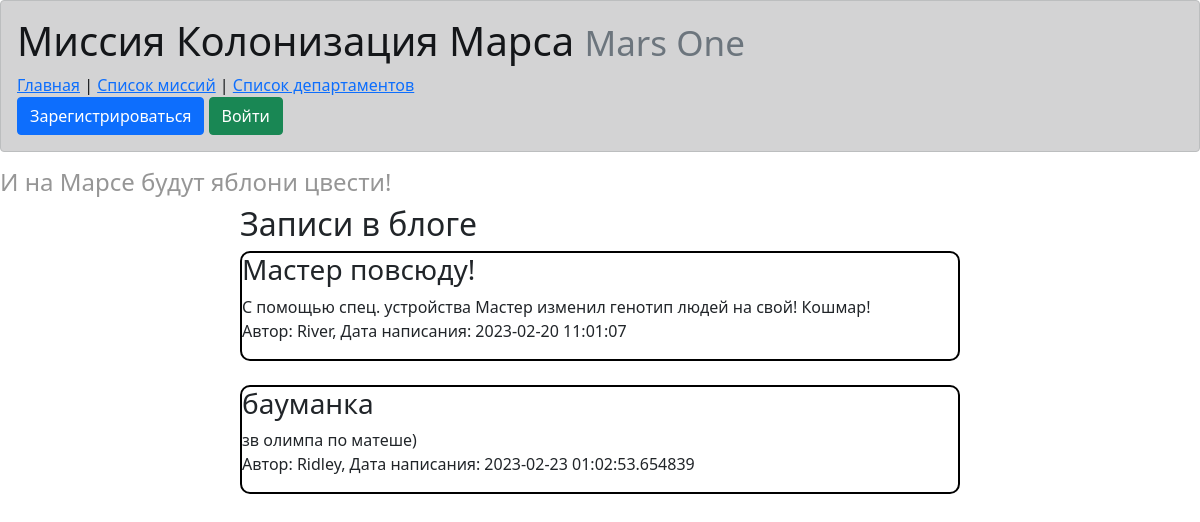
The page /index on the database as committed earlier.
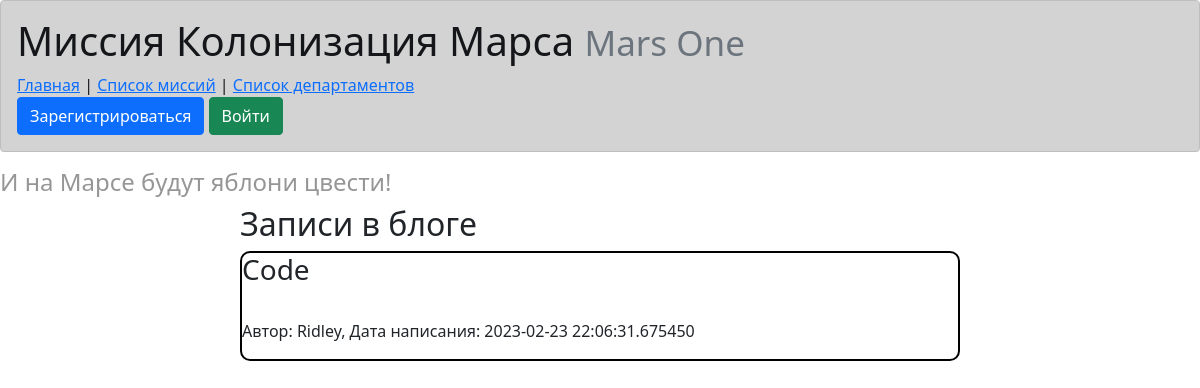
The same page on the database as committed later.
### data/news.py (models this page shows)
class News(SqlAlchemyBase):
    __tablename__ = 'news'
    id = sqlalchemy.Column(sqlalchemy.Integer,
                           primary_key=True, autoincrement=True)
    title = sqlalchemy.Column(sqlalchemy.String, nullable=True)
    content = sqlalchemy.Column(sqlalchemy.String, nullable=True)
    created_date = sqlalchemy.Column(sqlalchemy.DateTime,
                                     default=datetime.datetime.now)
    is_private = sqlalchemy.Column(sqlalchemy.Boolean, default=True)
    user_id = sqlalchemy.Column(sqlalchemy.Integer,
                                sqlalchemy.ForeignKey("users.id"))
    user = orm.relationship('User')

### data/users.py (models this page shows, shortened)
class User(SqlAlchemyBase, UserMixin):
    __tablename__ = 'users'
    id = sqlalchemy.Column(sqlalchemy.Integer, primary_key=True, autoincrement=True)
    surname = sqlalchemy.Column(sqlalchemy.String, nullable=True)
    name = sqlalchemy.Column(sqlalchemy.String, nullable=True)
    age = sqlalchemy.Column(sqlalchemy.Integer, nullable=True)
    position = sqlalchemy.Column(sqlalchemy.String, nullable=True)
    speciality = sqlalchemy.Column(sqlalchemy.String, nullable=True)
    address = sqlalchemy.Column(sqlalchemy.String, nullable=True)
    email = sqlalchemy.Column(sqlalchemy.String, nullable=False, unique=True, index=True)
    hashed_password = sqlalchemy.Column(sqlalchemy.String, nullable=True)
    modified_date = sqlalchemy.Column(sqlalchemy.DateTime, default=datetime.datetime.now)

### main.py (the view)
@app.route('/')
@app.route('/index')
def base():
    db_sess = db_session.create_session()
    if current_user.is_authenticated:
        news = db_sess.query(News).filter(
            (News.user == current_user) | (News.is_private != True))
    else:
        news = db_sess.query(News).filter(News.is_private != True)
    return render_template('common.html', news=news)

### data/db_session.py (called while the page is built)
def create_session() -> Session:
    global __factory
    return __factory()

### templates/common.html (shortened to what this page needs)
{% extends "base.html" %}
{% block content %}
<h2>Записи в блоге</h2>
<div id="news">
    {% for new in news %}
        <div class="post">
            <h3 class="news_title">{{ new.title }}</h3>{% if new.is_private %}&emsp;<p class="private_flag">Видите только вы</p>{% endif %}
            <p>{{ new.content }}<br/>
            Автор: {{ new.user.name }}, Дата написания: {{ new.created_date }}</p>
        </div>
    <br/>
    {% endfor %}
</div>
{% endblock %}

### templates/base.html (shortened to what this page needs)
<!DOCTYPE html>
<html lang="en">
<head>
    <link rel="stylesheet" href="/static/css/style.css"/>
    <link rel="stylesheet"
          href="https://cdn.jsdelivr.net/npm/bootstrap@5.0.0-beta1/dist/css/bootstrap.min.css"
>
</head>
<body>
<nav>
<div class="alert alert-dark" role="alert">
    <h1>Миссия Колонизация Марса
        <small class="text-muted">Mars One</small>
    </h1>
<a href="/">Главная</a> | <a href="/jobs">Список миссий</a> | <a href="/departments">Список департаментов</a><br/>
<a>
{% if current_user.is_authenticated %}
    <a class="navbar-brand" href="/logout">{{ current_user.name }}</a>
{% else %}
    <a>
        <a class="btn btn-primary " href="/register">Зарегистрироваться</a>
        <a class="btn btn-success" href="/login">Войти</a>
    </a>
{% endif %}
</a>
</div>
</nav>
<h4>И на Марсе будут яблони цвести!</h4>
{% block content %}{% endblock %}
</body>
</html>

### static/css/style.css (style rules this page uses)
h4 { color: rgb(150, 150, 150); }
h2 { margin-left: 20%; }
.news_title { display:inline-block; }
h3 { display: table; margin: 0 auto; }
a { color: #4a0000; }
#news { max-width: 60%; margin-left: 20%; margin-right: 20%; }
.post { border: 2px solid black; border-radius: 10px; }

Rows that differ between the two databases and show on the page:
no longer on this page (row edited): News: title "Мастер повсюду!", content "С помощью спец. устройства Мастер изменил генотип людей на свой! Кошмар!", user.name "River", created_date "2023-02-20 11:01:07"
removed News: title "бауманка", content "зв олимпа по матеше)", user.name "Ridley", created_date "2023-02-23 01:02:53.654839"
added News: title "Code", user.name "Ridley", created_date "2023-02-23 22:06:31.675450"
